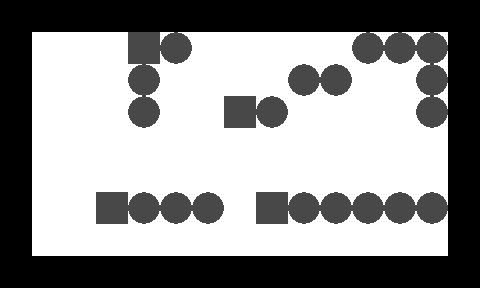

Rendered tile map (Tiled .tmx) drawn with the repository's tilesets; below, a short description and the full map source, tile grids included:
An orthogonal 15x9 tile map with 32x32 px tiles, 2 tile layers (1, 2).

<map version="1.0" orientation="orthogonal" width="15" height="9" tilewidth="32" tileheight="32">
 <tileset firstgid="1" name="n_tiles1" tilewidth="32" tileheight="32">
  <image source="../../images/map/common/n_tiles1.png" width="128" height="64" />
 </tileset>
 <layer name="1" width="15" height="9">
  <data encoding="csv">
1,1,1,1,1,1,1,1,1,1,1,1,1,1,1,
1,1,1,1,1,1,1,1,1,1,1,1,1,1,1,
1,1,1,1,1,1,1,1,1,1,1,1,1,1,1,
1,1,1,1,1,1,1,1,1,1,1,1,1,1,1,
1,1,1,1,1,1,1,1,1,1,1,1,1,1,1,
1,1,1,1,1,1,1,1,1,1,1,1,1,1,1,
1,1,1,1,1,1,1,1,1,1,1,1,1,1,1,
1,1,1,1,1,1,1,1,1,1,1,1,1,1,1,
1,1,1,1,1,1,1,1,1,1,1,1,1,1,1
</data>
 </layer>
 <layer name="2" width="15" height="9">
  <data encoding="csv">
2,2,2,2,2,2,2,2,2,2,2,2,2,2,2,
2,0,0,0,4,3,0,0,0,0,0,3,3,3,2,
2,0,0,0,3,0,0,0,0,3,3,0,0,3,2,
2,0,0,0,3,0,0,4,3,0,0,0,0,3,2,
2,0,0,0,0,0,0,0,0,0,0,0,0,0,2,
2,0,0,0,0,0,0,0,0,0,0,0,0,0,2,
2,0,0,4,3,3,3,0,4,3,3,3,3,3,2,
2,0,0,0,0,0,0,0,0,0,0,0,0,0,2,
2,2,2,2,2,2,2,2,2,2,2,2,2,2,2
</data>
 </layer>
</map>
